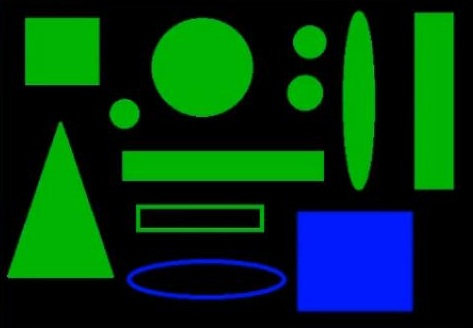
#> input picture resource/blob.jpg, 473 x 328 px
$ python tutorial_21.py   (older library calls are emulated)
#> lines starting #> are read from the running program, lines starting #| are printed output that depends on the picture; after the words box and inside, x2 and y2 are one past the last pixel; in counts of white or black regions, pixels touching at a corner belong together
#> further down, src is the input picture: shape (328, 473, 3); mean B, G, R 24.2, 52.4, 2.3
# P24对象测量
# approPolyDP -contour -epsilon 越小越折线越逼近真实形状 -close 是否为闭合区域

import cv2 as cv
import numpy as np


def measure_demo(image):
    gray = cv.cvtColor(image, cv.COLOR_BGR2GRAY)
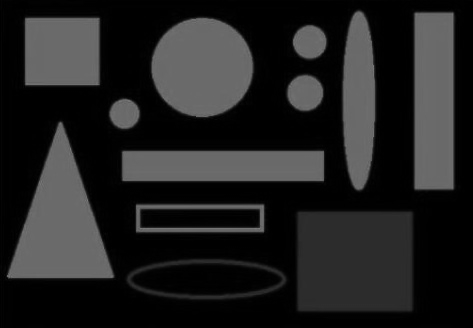
#> gray: shape (328, 473); min 0, max 124, mean 34.2
    ret, binary = cv.threshold(gray, 0, 255, cv.THRESH_BINARY | cv.THRESH_OTSU)
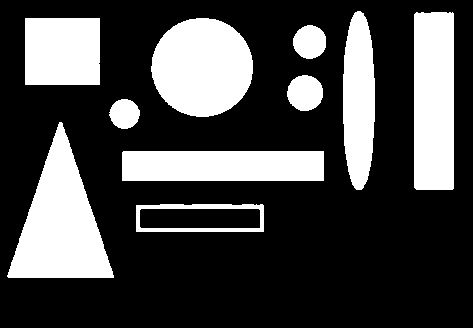
#> binary: shape (328, 473); 27.9% white; 10 white regions
#> ret = 55
    cv.imshow("binary image", binary)
    print("Thresh value: %s" % ret)
#| Thresh value: 55.0
    contours, hireachy = cv.findContours(binary, cv.RETR_EXTERNAL, cv.CHAIN_APPROX_SIMPLE)
#> contours = 10 contours; largest, box (x1, y1, x2, y2) and area: (7, 122, 114, 278) 8478, (151, 18, 253, 117) 7760, (414, 12, 454, 190) 6885, (122, 151, 324, 181) 5828, (25, 18, 100, 85) 4883; hireachy = [[1, -1, -1, -1], [2, 0, -1, -1], [3, 1, -1, -1], [4, 2, -1, -1], [5, 3, -1, -1], [6, 4, -1, -1], [7, 5, -1, -1], [8, 6, -1, -1], [9, 7, -1, -1], [-1, 8, -1, -1]]
    for i, contour in enumerate(contours):
        area = cv.contourArea(contour)  # 轮廓面积
        x, y, w, h = cv.boundingRect(contour)  # 外接矩形
        rate = min(w, h) / max(w, h)
        print(rate)
        mm = cv.moments(contour)  # 几何矩
        print(type(mm))
        cx = mm['m10'] / mm['m00']
        cy = mm['m01'] / mm['m00']
        # cv.circle(image, (np.int(cx), np.int(cy)), 3, (0, 255, 255), -1)
        # cv.rectangle(image, (x, y), (x + w, y + h), (0, 0, 255), 2)
        print("contour area: %s" % area)
        approxCurve = cv.approxPolyDP(contour, 4, True)
        print(approxCurve.shape)
        if approxCurve.shape[0] > 6:
            cv.drawContours(image, contours, i, (0, 0, 255), 3)
        elif approxCurve.shape[0] == 4:
            cv.drawContours(image, contours, i, (0, 255, 255), 3)
        elif approxCurve.shape[0] == 3:
            cv.drawContours(image, contours, i, (0, 100, 100), 3)
#> this loop made 10 passes
#> (area, x, y, w, h, rate, cx, cy) on passes 1, 2, 3, 8, 9: (3382, 136, 204, 128, 28, 0.219, 199.7, 217.7), (5828.5, 122, 151, 202, 30, 0.149, 222.5, 165.5), (8478.5, 7, 122, 107, 156, 0.686, 60.09, 224.2), (4883, 25, 18, 75, 67, 0.893, 61.99, 51), (6885, 414, 12, 40, 178, 0.225, 433.5, 100.7)
#> (area, x, y, w, h, rate, cx, cy) on passes 4, 5, 6, 7, 10: (664, 109, 99, 31, 30, 0.968, 124.2, 113.5), (964.5, 287, 75, 36, 36, 1, 304.7, 92.54), (832, 293, 25, 33, 34, 0.971, 309.3, 41.6), (7760.5, 151, 18, 102, 99, 0.971, 201.8, 66.86), (4462, 343, 11, 32, 179, 0.179, 358.4, 100.1)
#> (printed output is left out)
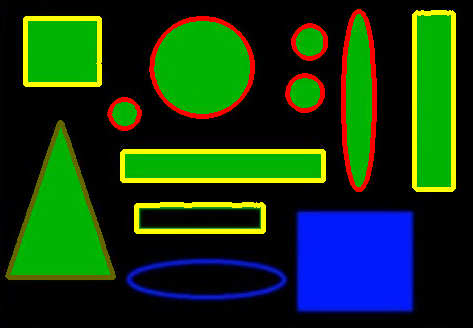
#> image: shape (328, 473, 3); 9.03% of pixels changed, all inside (x1, y1, x2, y2) = (5, 9, 456, 280)
    cv.imshow("measure contours", image)


print("-------------hello python-----------------")
src = cv.imread("./resource/blob.jpg")
cv.namedWindow("input image", cv.WINDOW_AUTOSIZE)
cv.imshow("input image", src)
measure_demo(src)
cv.waitKey(0)

cv.destroyAllWindows()
